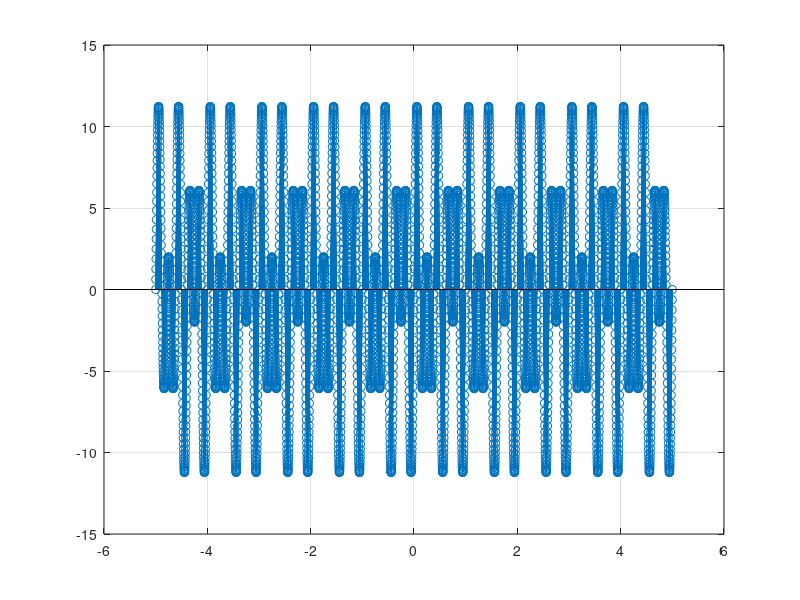
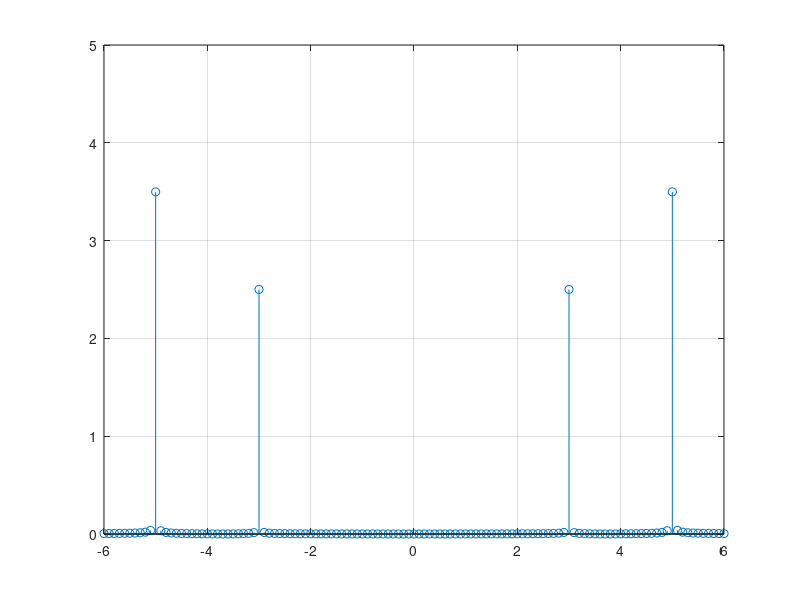

Here is the MATLAB script that generated these plots, in order:
clc;
clear all;
close all;
f1=3;
f2=5;
fs=500;
t=-5:1/fs:5;
x=5*sin(2*pi*f1*t)+7*sin(2*pi*f2*t);
% x=7*sin(2*pi*f1*t);
stem(t,x);
grid on;
X=1/length(x)*fft(x,size(x,2));
Xa=abs(X);
fx=linspace(-fs/2,fs/2,length(X));
figure;
stem(fx,fftshift(Xa));
axis([-6 6 0 5])
grid on;